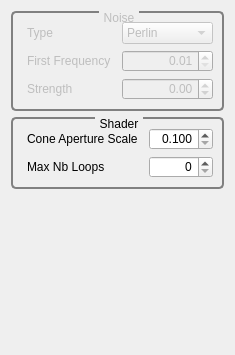
<?xml version="1.0" encoding="UTF-8"?>
<ui version="4.0">
 <class>GvQCustomEditor</class>
 <widget class="QWidget" name="GvQCustomEditor">
  <property name="geometry">
   <rect>
    <x>0</x>
    <y>0</y>
    <width>210</width>
    <height>355</height>
   </rect>
  </property>
  <property name="windowTitle">
   <string>Custom Editor</string>
  </property>
  <property name="styleSheet">
   <string>QGroupBox
{
     background-color: qlineargradient(x1: 0, y1: 0, x2: 0, y2: 1,
                                       stop: 0 #E0E0E0, stop: 1 #FFFFFF);
     border: 2px solid gray;
     border-radius: 5px;
     margin-top: 1ex; /* leave space at the top for the title */
 }

 QGroupBox::title
{
	 subcontrol-origin: margin;
     subcontrol-position: top center; /* position at the top center */
     padding: 0 3px;
     background-color: qlineargradient(x1: 0, y1: 0, x2: 0, y2: 1,
                                       stop: 0 #FFOECE, stop: 1 #FFFFFF);
 }

QLabel
{
	border-radius: 4px;
	padding: 2px;
 }
</string>
  </property>
  <layout class="QVBoxLayout" name="verticalLayout">
   <item>
    <widget class="QGroupBox" name="groupBox_4">
     <property name="enabled">
      <bool>false</bool>
     </property>
     <property name="title">
      <string>Noise</string>
     </property>
     <layout class="QGridLayout" name="gridLayout">
      <item row="0" column="0">
       <widget class="QLabel" name="label_3">
        <property name="text">
         <string>Type</string>
        </property>
       </widget>
      </item>
      <item row="0" column="1">
       <widget class="QComboBox" name="_noiseComboBox">
        <item>
         <property name="text">
          <string>Perlin</string>
         </property>
        </item>
       </widget>
      </item>
      <item row="1" column="0">
       <widget class="QLabel" name="label_9">
        <property name="text">
         <string>First Frequency</string>
        </property>
       </widget>
      </item>
      <item row="1" column="1">
       <widget class="QDoubleSpinBox" name="_noiseFirstFrequencySpinBox">
        <property name="alignment">
         <set>Qt::AlignRight|Qt::AlignTrailing|Qt::AlignVCenter</set>
        </property>
        <property name="minimum">
         <double>0.010000000000000</double>
        </property>
        <property name="singleStep">
         <double>0.100000000000000</double>
        </property>
       </widget>
      </item>
      <item row="2" column="0">
       <widget class="QLabel" name="label_10">
        <property name="text">
         <string>Strength</string>
        </property>
       </widget>
      </item>
      <item row="2" column="1">
       <widget class="QDoubleSpinBox" name="_noiseStrengthSpinBox">
        <property name="alignment">
         <set>Qt::AlignRight|Qt::AlignTrailing|Qt::AlignVCenter</set>
        </property>
        <property name="minimum">
         <double>-99.989999999999995</double>
        </property>
        <property name="singleStep">
         <double>0.100000000000000</double>
        </property>
       </widget>
      </item>
     </layout>
    </widget>
   </item>
   <item>
    <widget class="QGroupBox" name="groupBox_3">
     <property name="title">
      <string>Shader</string>
     </property>
     <layout class="QGridLayout" name="gridLayout_2">
      <item row="0" column="0">
       <widget class="QLabel" name="label_11">
        <property name="text">
         <string>Cone Aperture Scale</string>
        </property>
       </widget>
      </item>
      <item row="0" column="1">
       <widget class="QDoubleSpinBox" name="_coneApartureScaleDoubleSpinBox">
        <property name="alignment">
         <set>Qt::AlignRight|Qt::AlignTrailing|Qt::AlignVCenter</set>
        </property>
        <property name="decimals">
         <number>3</number>
        </property>
        <property name="minimum">
         <double>0.100000000000000</double>
        </property>
        <property name="maximum">
         <double>10.000000000000000</double>
        </property>
        <property name="singleStep">
         <double>0.100000000000000</double>
        </property>
       </widget>
      </item>
      <item row="1" column="0">
       <widget class="QLabel" name="label">
        <property name="toolTip">
         <string>during the main GigaSpace pipeline pass (GLSL shader)</string>
        </property>
        <property name="text">
         <string>Max Nb Loops</string>
        </property>
       </widget>
      </item>
      <item row="1" column="1">
       <widget class="QSpinBox" name="_maxNbLoopsSpinBox">
        <property name="toolTip">
         <string>during the main GigaSpace pipeline pass (GLSL shader)</string>
        </property>
        <property name="alignment">
         <set>Qt::AlignRight|Qt::AlignTrailing|Qt::AlignVCenter</set>
        </property>
        <property name="maximum">
         <number>10000</number>
        </property>
       </widget>
      </item>
     </layout>
    </widget>
   </item>
   <item>
    <spacer name="verticalSpacer">
     <property name="orientation">
      <enum>Qt::Vertical</enum>
     </property>
     <property name="sizeHint" stdset="0">
      <size>
       <width>20</width>
       <height>60</height>
      </size>
     </property>
    </spacer>
   </item>
  </layout>
  <zorder>groupBox_4</zorder>
  <zorder>verticalSpacer</zorder>
  <zorder>groupBox_3</zorder>
 </widget>
 <resources/>
 <connections/>
</ui>
